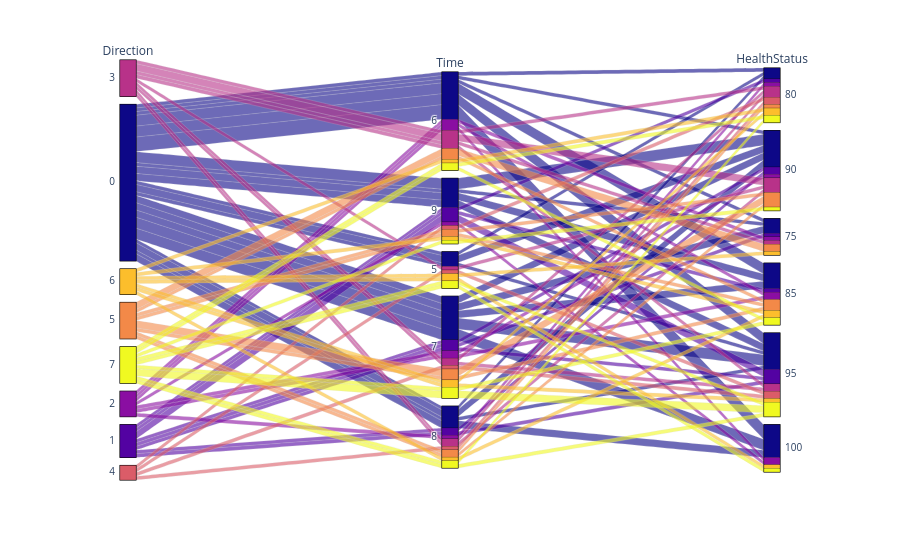

Write notebook code for a chart like this one.
### Code cell
import pandas as pd
import numpy as np
import plotly.express as px

#start = int(input("Enter a starting number:"))
#end = int(input("Enter an ending number:"))
#new_data4 = new_data3.iloc[start:end+1, :]

fig = px.parallel_categories(new_data2, color = "Direction")
fig.update_coloraxes(showscale=False)
fig.show()

# north - 0, south - 1, east - 2, west - 3, northwest - 4, southwest - 5, northeast - 6, southeast - 7

### Figure 1 — Plotly figure (JSON) as saved in the notebook; plotly's stock layout.template omitted (floating-point values rounded to 4 significant figures)
{"data": [{"dimensions": [{"label": "Direction", "values": [3, 0, 6, 5, 7, 0, 0, 0, 7, 0, 2, 3, 5, 1, 3, 0, 3, 0, 2, 0, 1, 0, 4, 0, 4, 0, 0, 6, 0, 0, 3, 0, 0, 0, 0, 0, 0, 3, 0, 0, 2, 3, 0, 6, 0, 0, 1, 7, 0, 0, 1, 5, 0, 1, 1, 3, 0, 3, 0, 7, 7, 4, 6, 0, 5, 1, 0, 7, 6, 0, 0, 0, 6, 2, 7, 7, 0, 5, 1, 7, 0, 5, 5, 0, 3, 5, 0, 5, 1, 7, 0, 0, 5, 6, 4, 0, 0, 2, 2, 2]}, {"label": "Time", "values": [6, 9, 5, 7, 9, 7, 6, 7, 7, 8, 9, 6, 9, 7, 6, 6, 7, 5, 7, 6, 8, 7, 7, 7, 9, 8, 6, 9, 5, 6, 8, 7, 8, 7, 6, 9, 6, 5, 8, 7, 6, 6, 7, 5, 7, 8, 9, 6, 5, 6, 9, 6, 9, 9, 9, 8, 5, 7, 8, 7, 5, 8, 7, 7, 7, 7, 9, 8, 7, 7, 6, 7, 8, 7, 5, 8, 9, 6, 8, 7, 6, 8, 9, 6, 6, 7, 6, 8, 7, 6, 9, 9, 6, 6, 5, 9, 6, 8, 6, 6]}, {"label": "HealthStatus", "values": [80, 90, 75, 90, 90, 85, 95, 95, 95, 90, 100, 90, 85, 95, 90, 100, 80, 80, 90, 80, 95, 100, 95, 95, 80, 100, 100, 85, 90, 90, 80, 100, 90, 75, 85, 90, 100, 90, 95, 95, 75, 75, 75, 100, 90, 80, 85, 80, 95, 85, 95, 75, 85, 95, 80, 90, 90, 95, 100, 85, 95, 80, 80, 100, 90, 90, 75, 80, 95, 90, 100, 85, 85, 85, 100, 95, 85, 75, 90, 95, 85, 90, 90, 75, 95, 85, 95, 80, 75, 85, 90, 95, 85, 80, 95, 95, 95, 80, 100, 85]}], "domain": {"x": [0, 1], "y": [0, 1]}, "line": {"color": [3, 0, 6, 5, 7, 0, 0, 0, 7, 0, 2, 3, 5, 1, 3, 0, 3, 0, 2, 0, 1, 0, 4, 0, 4, 0, 0, 6, 0, 0, 3, 0, 0, 0, 0, 0, 0, 3, 0, 0, 2, 3, 0, 6, 0, 0, 1, 7, 0, 0, 1, 5, 0, 1, 1, 3, 0, 3, 0, 7, 7, 4, 6, 0, 5, 1, 0, 7, 6, 0, 0, 0, 6, 2, 7, 7, 0, 5, 1, 7, 0, 5, 5, 0, 3, 5, 0, 5, 1, 7, 0, 0, 5, 6, 4, 0, 0, 2, 2, 2], "coloraxis": "coloraxis"}, "name": "", "type": "parcats"}], "layout": {"autosize": true, "coloraxis": {"colorbar": {"title": {"text": "Direction"}}, "colorscale": [[0, "#0d0887"], [0.1111, "#46039f"], [0.2222, "#7201a8"], [0.3333, "#9c179e"], [0.4444, "#bd3786"], [0.5556, "#d8576b"], [0.6667, "#ed7953"], [0.7778, "#fb9f3a"], [0.8889, "#fdca26"], [1, "#f0f921"]], "showscale": false}, "legend": {"tracegroupgap": 0}, "margin": {"t": 60}}}
